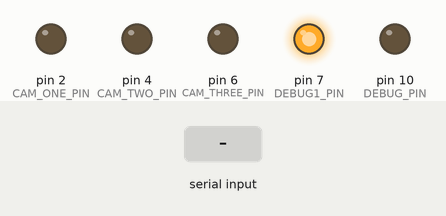
Recording of a sketch running on a simulated Arduino Uno, built with avr-gcc and run on an emulated ATmega328P. Parts: output pins drawn as LEDs (lit = HIGH). The inputs (shaded band) are chosen by the test bench. What the sketch prints to the serial monitor is not drawn.

Above: at 1.2 s.
1.3 s: "1" received over Serial
At 2.2 s:
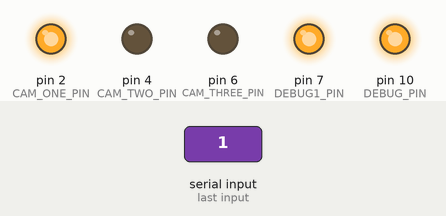
2.8 s: byte 51 ('3') received over Serial
At 3.3 s:
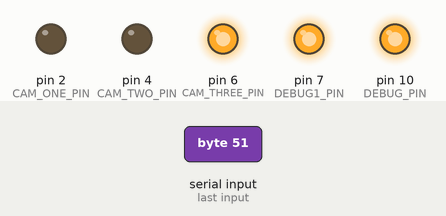
4.3 s: "0" received over Serial
At 5.5 s:
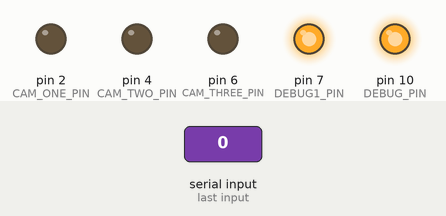
5.8 s: "2" received over Serial
At 6.8 s:
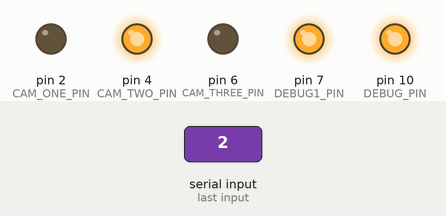
7.3 s: byte 51 ('3') received over Serial
At 10.0 s:
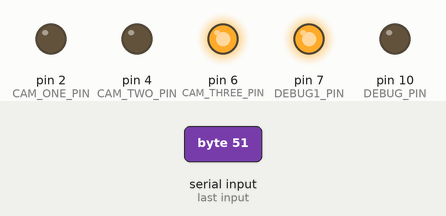
10.3 s: "1" received over Serial
At 11.9 s:
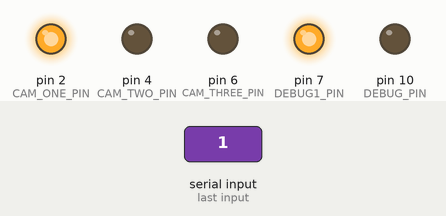
Timing chart, 0 to 13.4 s (numbered marks = the images above; inputs shaded):
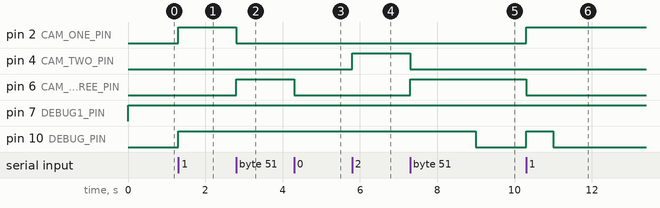

Measured:
- after the input at 1.3 s, pin 2 (CAM_ONE_PIN), pin 10 (DEBUG_PIN): LOW → HIGH at once
- after the input at 2.8 s, pin 2 (CAM_ONE_PIN): HIGH → LOW at once; pin 6 (CAM_THREE_PIN): LOW → HIGH at once
- after the input at 4.3 s, pin 6 (CAM_THREE_PIN): HIGH → LOW at once
- after the input at 5.8 s, pin 4 (CAM_TWO_PIN): LOW → HIGH at once
- after the input at 7.3 s, pin 4 (CAM_TWO_PIN): HIGH → LOW at once; pin 6 (CAM_THREE_PIN): LOW → HIGH at once
- after the input at 10.3 s, pin 2 (CAM_ONE_PIN): LOW → HIGH at once; pin 6 (CAM_THREE_PIN): HIGH → LOW at once; pin 10 (DEBUG_PIN): LOW → HIGH at once, → LOW 0.70 s later

The sketch:

CAM.ino
```cpp
#define CAM_ONE_PIN     2
#define CAM_TWO_PIN     4
#define CAM_THREE_PIN   6
#define DEBUG_PIN       10
#define DEBUG1_PIN       7
#define SERIAL_COM_SPEED 9600

#define NO_COM_TIMEOUT  10

boolean availableCom =false;
char noComCnt = 0;

void setup() {
  pinMode(CAM_ONE_PIN, OUTPUT);
  pinMode(CAM_TWO_PIN, OUTPUT);
  pinMode(CAM_THREE_PIN, OUTPUT);
  pinMode(DEBUG_PIN, OUTPUT);
  pinMode(DEBUG1_PIN, OUTPUT);

  digitalWrite(CAM_ONE_PIN, LOW);
  digitalWrite(CAM_TWO_PIN, LOW);
  digitalWrite(CAM_THREE_PIN, LOW);
  digitalWrite(DEBUG_PIN, LOW);

  //Start TIMER1 - 16bit
  cli(); //disable interrupts
  TCCR1A = 0;
  TCCR1B = 0;
  TCNT1 = 0;

  OCR1A = 15624; //16*10^6 /(1*1024 - 1) (must be  less then 65535)

  TCCR1B |= (1 << WGM12);
  TCCR1B |= (1 << CS12) | (1 << CS10);
  TIMSK1 |= (1 << OCIE1A);
  sei();//enable interrupts
  Serial.begin(SERIAL_COM_SPEED);
}

void loop() {
  char inComByte;
  digitalWrite(DEBUG1_PIN, HIGH);
  if(Serial.available()> 0){
      availableCom = true;
      digitalWrite(DEBUG_PIN, HIGH);

      inComByte = Serial.read();
      Serial.write("Message received!");

      if('0' == inComByte){
          digitalWrite(CAM_ONE_PIN, LOW);
          digitalWrite(CAM_TWO_PIN, LOW);
          digitalWrite(CAM_THREE_PIN, LOW);
      }else if('1' == inComByte){
          digitalWrite(CAM_ONE_PIN, HIGH);
          digitalWrite(CAM_TWO_PIN, LOW);
          digitalWrite(CAM_THREE_PIN, LOW);
      }else if('2' == inComByte){
           digitalWrite(CAM_ONE_PIN, LOW);
           digitalWrite(CAM_TWO_PIN, HIGH);
           digitalWrite(CAM_THREE_PIN, LOW);
      }else if('3' == inComByte){
            digitalWrite(CAM_ONE_PIN, LOW);
            digitalWrite(CAM_TWO_PIN, LOW);
            digitalWrite(CAM_THREE_PIN, HIGH);
      }else{
            digitalWrite(CAM_ONE_PIN, LOW);
            digitalWrite(CAM_TWO_PIN, LOW);
            digitalWrite(CAM_THREE_PIN, LOW);
      }
   }else{
        availableCom = false;
   }
}

ISR(TIMER1_COMPA_vect)
{
    TCNT1 = 0; // Reset the timer;
    if(false == availableCom)
    {
        if(NO_COM_TIMEOUT > noComCnt){
            noComCnt++;
        }
    }else{
        noComCnt = 0;
    }

    if(NO_COM_TIMEOUT == noComCnt)
    {
        digitalWrite(DEBUG_PIN, LOW);
    }
}
```
